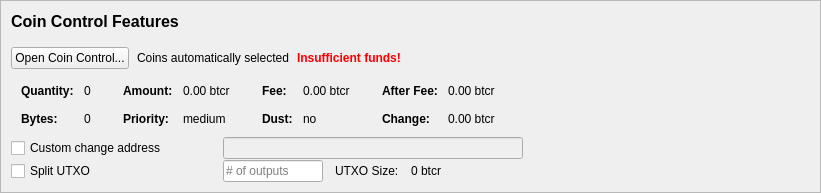
         <widget class="QFrame" name="frameCoinControl">
          <property name="sizePolicy">
           <sizepolicy hsizetype="Expanding" vsizetype="Expanding">
            <horstretch>0</horstretch>
            <verstretch>0</verstretch>
           </sizepolicy>
          </property>
          <property name="maximumSize">
           <size>
            <width>16777215</width>
            <height>16777215</height>
           </size>
          </property>
          <property name="frameShape">
           <enum>QFrame::StyledPanel</enum>
          </property>
          <property name="frameShadow">
           <enum>QFrame::Sunken</enum>
          </property>
          <layout class="QVBoxLayout" name="verticalLayoutCoinControl2">
           <property name="spacing">
            <number>0</number>
           </property>
           <property name="leftMargin">
            <number>0</number>
           </property>
           <property name="topMargin">
            <number>0</number>
           </property>
           <property name="rightMargin">
            <number>0</number>
           </property>
           <property name="bottomMargin">
            <number>0</number>
           </property>
           <item>
            <widget class="QFrame" name="frameCoinControl_BG">
             <layout class="QVBoxLayout" name="verticalLayoutCoinControl" stretch="0,0,0,0,0,0">
              <property name="spacing">
               <number>1</number>
              </property>
              <property name="leftMargin">
               <number>10</number>
              </property>
              <property name="topMargin">
               <number>10</number>
              </property>
              <item>
               <layout class="QHBoxLayout" name="horizontalLayoutCoinControl1">
                <property name="bottomMargin">
                 <number>15</number>
                </property>
                <item>
                 <layout class="QVBoxLayout" name="verticalLayout_3">
                  <property name="spacing">
                   <number>6</number>
                  </property>
                  <item>
                   <widget class="QLabel" name="labelCoinControlFeatures">
                    <property name="sizePolicy">
                     <sizepolicy hsizetype="Preferred" vsizetype="Maximum">
                      <horstretch>0</horstretch>
                      <verstretch>0</verstretch>
                     </sizepolicy>
                    </property>
                    <property name="minimumSize">
                     <size>
                      <width>0</width>
                      <height>20</height>
                     </size>
                    </property>
                    <property name="font">
                     <font>
                      <pointsize>12</pointsize>
                      <weight>75</weight>
                      <bold>true</bold>
                     </font>
                    </property>
                    <property name="styleSheet">
                     <string notr="true">font-weight:bold;</string>
                    </property>
                    <property name="text">
                     <string>Coin Control Features</string>
                    </property>
                   </widget>
                  </item>
                 </layout>
                </item>
               </layout>
              </item>
              <item>
               <layout class="QHBoxLayout" name="horizontalLayoutCoinControl2" stretch="0,0,0,0">
                <property name="spacing">
                 <number>8</number>
                </property>
                <property name="bottomMargin">
                 <number>10</number>
                </property>
                <item>
                 <widget class="QPushButton" name="pushButtonCoinControl">
                  <property name="styleSheet">
                   <string notr="true"/>
                  </property>
                  <property name="text">
                   <string>Open Coin Control...</string>
                  </property>
                  <property name="autoDefault">
                   <bool>false</bool>
                  </property>
                 </widget>
                </item>
                <item>
                 <widget class="QLabel" name="labelCoinControlAutomaticallySelected">
                  <property name="text">
                   <string>Coins automatically selected</string>
                  </property>
                  <property name="margin">
                   <number>5</number>
                  </property>
                 </widget>
                </item>
                <item>
                 <widget class="QLabel" name="labelCoinControlInsuffFunds">
                  <property name="font">
                   <font>
                    <weight>75</weight>
                    <bold>true</bold>
                   </font>
                  </property>
                  <property name="styleSheet">
                   <string notr="true">color:red;font-weight:bold;</string>
                  </property>
                  <property name="text">
                   <string>Insufficient funds!</string>
                  </property>
                  <property name="margin">
                   <number>5</number>
                  </property>
                 </widget>
                </item>
                <item>
                 <spacer name="horizontalSpacerCoinControl">
                  <property name="orientation">
                   <enum>Qt::Horizontal</enum>
                  </property>
                  <property name="sizeHint" stdset="0">
                   <size>
                    <width>40</width>
                    <height>1</height>
                   </size>
                  </property>
                 </spacer>
                </item>
               </layout>
              </item>
              <item>
               <widget class="QWidget" name="widgetCoinControl" native="true">
                <property name="sizePolicy">
                 <sizepolicy hsizetype="Preferred" vsizetype="Preferred">
                  <horstretch>0</horstretch>
                  <verstretch>0</verstretch>
                 </sizepolicy>
                </property>
                <property name="minimumSize">
                 <size>
                  <width>0</width>
                  <height>0</height>
                 </size>
                </property>
                <property name="styleSheet">
                 <string notr="true"/>
                </property>
                <layout class="QHBoxLayout" name="horizontalLayoutCoinControl5">
                 <property name="leftMargin">
                  <number>0</number>
                 </property>
                 <property name="topMargin">
                  <number>0</number>
                 </property>
                 <property name="rightMargin">
                  <number>0</number>
                 </property>
                 <property name="bottomMargin">
                  <number>0</number>
                 </property>
                 <item>
                  <layout class="QHBoxLayout" name="horizontalLayoutCoinControl3" stretch="0,0,0,1">
                   <property name="spacing">
                    <number>20</number>
                   </property>
                   <property name="topMargin">
                    <number>0</number>
                   </property>
                   <property name="bottomMargin">
                    <number>10</number>
                   </property>
                   <item>
                    <layout class="QFormLayout" name="formLayoutCoinControl1">
                     <property name="horizontalSpacing">
                      <number>10</number>
                     </property>
                     <property name="verticalSpacing">
                      <number>14</number>
                     </property>
                     <property name="leftMargin">
                      <number>10</number>
                     </property>
                     <property name="topMargin">
                      <number>4</number>
                     </property>
                     <property name="rightMargin">
                      <number>6</number>
                     </property>
                     <item row="0" column="0">
                      <widget class="QLabel" name="labelCoinControlQuantityText">
                       <property name="font">
                        <font>
                         <weight>75</weight>
                         <bold>true</bold>
                        </font>
                       </property>
                       <property name="text">
                        <string>Quantity:</string>
                       </property>
                       <property name="margin">
                        <number>0</number>
                       </property>
                      </widget>
                     </item>
                     <item row="0" column="1">
                      <widget class="QLabel" name="labelCoinControlQuantity">
                       <property name="cursor">
                        <cursorShape>IBeamCursor</cursorShape>
                       </property>
                       <property name="contextMenuPolicy">
                        <enum>Qt::ActionsContextMenu</enum>
                       </property>
                       <property name="text">
                        <string notr="true">0</string>
                       </property>
                       <property name="margin">
                        <number>0</number>
                       </property>
                       <property name="textInteractionFlags">
                        <set>Qt::LinksAccessibleByMouse|Qt::TextSelectableByKeyboard|Qt::TextSelectableByMouse</set>
                       </property>
                      </widget>
                     </item>
                     <item row="1" column="0">
                      <widget class="QLabel" name="labelCoinControlBytesText">
                       <property name="font">
                        <font>
                         <weight>75</weight>
                         <bold>true</bold>
                        </font>
                       </property>
                       <property name="text">
                        <string>Bytes:</string>
                       </property>
                      </widget>
                     </item>
                     <item row="1" column="1">
                      <widget class="QLabel" name="labelCoinControlBytes">
                       <property name="cursor">
                        <cursorShape>IBeamCursor</cursorShape>
                       </property>
                       <property name="contextMenuPolicy">
                        <enum>Qt::ActionsContextMenu</enum>
                       </property>
                       <property name="text">
                        <string notr="true">0</string>
                       </property>
                       <property name="textInteractionFlags">
                        <set>Qt::LinksAccessibleByMouse|Qt::TextSelectableByKeyboard|Qt::TextSelectableByMouse</set>
                       </property>
                      </widget>
                     </item>
                    </layout>
                   </item>
                   <item>
                    <layout class="QFormLayout" name="formLayoutCoinControl2">
                     <property name="horizontalSpacing">
                      <number>10</number>
                     </property>
                     <property name="verticalSpacing">
                      <number>14</number>
                     </property>
                     <property name="leftMargin">
                      <number>6</number>
                     </property>
                     <property name="topMargin">
                      <number>4</number>
                     </property>
                     <property name="rightMargin">
                      <number>6</number>
                     </property>
                     <item row="0" column="0">
                      <widget class="QLabel" name="labelCoinControlAmountText">
                       <property name="font">
                        <font>
                         <weight>75</weight>
                         <bold>true</bold>
                        </font>
                       </property>
                       <property name="text">
                        <string>Amount:</string>
                       </property>
                       <property name="margin">
                        <number>0</number>
                       </property>
                      </widget>
                     </item>
                     <item row="0" column="1">
                      <widget class="QLabel" name="labelCoinControlAmount">
                       <property name="cursor">
                        <cursorShape>IBeamCursor</cursorShape>
                       </property>
                       <property name="contextMenuPolicy">
                        <enum>Qt::ActionsContextMenu</enum>
                       </property>
                       <property name="text">
                        <string notr="true">0.00 btcr</string>
                       </property>
                       <property name="textInteractionFlags">
                        <set>Qt::LinksAccessibleByMouse|Qt::TextSelectableByKeyboard|Qt::TextSelectableByMouse</set>
                       </property>
                      </widget>
                     </item>
                     <item row="1" column="0">
                      <widget class="QLabel" name="labelCoinControlPriorityText">
                       <property name="font">
                        <font>
                         <weight>75</weight>
                         <bold>true</bold>
                        </font>
                       </property>
                       <property name="text">
                        <string>Priority:</string>
                       </property>
                      </widget>
                     </item>
                     <item row="1" column="1">
                      <widget class="QLabel" name="labelCoinControlPriority">
                       <property name="cursor">
                        <cursorShape>IBeamCursor</cursorShape>
                       </property>
                       <property name="contextMenuPolicy">
                        <enum>Qt::ActionsContextMenu</enum>
                       </property>
                       <property name="text">
                        <string>medium</string>
                       </property>
                       <property name="textInteractionFlags">
                        <set>Qt::LinksAccessibleByMouse|Qt::TextSelectableByKeyboard|Qt::TextSelectableByMouse</set>
                       </property>
                      </widget>
                     </item>
                    </layout>
                   </item>
                   <item>
                    <layout class="QFormLayout" name="formLayoutCoinControl3">
                     <property name="horizontalSpacing">
                      <number>10</number>
                     </property>
                     <property name="verticalSpacing">
                      <number>14</number>
                     </property>
                     <property name="leftMargin">
                      <number>6</number>
                     </property>
                     <property name="topMargin">
                      <number>4</number>
                     </property>
                     <property name="rightMargin">
                      <number>6</number>
                     </property>
                     <item row="0" column="0">
                      <widget class="QLabel" name="labelCoinControlFeeText">
                       <property name="font">
                        <font>
                         <weight>75</weight>
                         <bold>true</bold>
                        </font>
                       </property>
                       <property name="text">
                        <string>Fee:</string>
                       </property>
                       <property name="margin">
                        <number>0</number>
                       </property>
                      </widget>
                     </item>
                     <item row="0" column="1">
                      <widget class="QLabel" name="labelCoinControlFee">
                       <property name="cursor">
                        <cursorShape>IBeamCursor</cursorShape>
                       </property>
                       <property name="contextMenuPolicy">
                        <enum>Qt::ActionsContextMenu</enum>
                       </property>
                       <property name="text">
                        <string notr="true">0.00 btcr</string>
                       </property>
                       <property name="textInteractionFlags">
                        <set>Qt::LinksAccessibleByMouse|Qt::TextSelectableByKeyboard|Qt::TextSelectableByMouse</set>
                       </property>
                      </widget>
                     </item>
                     <item row="1" column="0">
                      <widget class="QLabel" name="labelCoinControlLowOutputText">
                       <property name="font">
                        <font>
                         <weight>75</weight>
                         <bold>true</bold>
                        </font>
                       </property>
                       <property name="text">
                        <string>Dust:</string>
                       </property>
                      </widget>
                     </item>
                     <item row="1" column="1">
                      <widget class="QLabel" name="labelCoinControlLowOutput">
                       <property name="cursor">
                        <cursorShape>IBeamCursor</cursorShape>
                       </property>
                       <property name="contextMenuPolicy">
                        <enum>Qt::ActionsContextMenu</enum>
                       </property>
                       <property name="text">
                        <string>no</string>
                       </property>
                       <property name="textInteractionFlags">
                        <set>Qt::LinksAccessibleByMouse|Qt::TextSelectableByKeyboard|Qt::TextSelectableByMouse</set>
                       </property>
                      </widget>
                     </item>
                    </layout>
                   </item>
                   <item>
                    <layout class="QFormLayout" name="formLayoutCoinControl4">
                     <property name="horizontalSpacing">
                      <number>10</number>
                     </property>
                     <property name="verticalSpacing">
                      <number>14</number>
                     </property>
                     <property name="leftMargin">
                      <number>6</number>
                     </property>
                     <property name="topMargin">
                      <number>4</number>
                     </property>
                     <property name="rightMargin">
                      <number>6</number>
                     </property>
                     <item row="0" column="0">
                      <widget class="QLabel" name="labelCoinControlAfterFeeText">
                       <property name="font">
                        <font>
                         <weight>75</weight>
                         <bold>true</bold>
                        </font>
                       </property>
                       <property name="text">
                        <string>After Fee:</string>
                       </property>
                       <property name="margin">
                        <number>0</number>
                       </property>
                      </widget>
                     </item>
                     <item row="0" column="1">
                      <widget class="QLabel" name="labelCoinControlAfterFee">
                       <property name="cursor">
                        <cursorShape>IBeamCursor</cursorShape>
                       </property>
                       <property name="contextMenuPolicy">
                        <enum>Qt::ActionsContextMenu</enum>
                       </property>
                       <property name="text">
                        <string notr="true">0.00 btcr</string>
                       </property>
                       <property name="textInteractionFlags">
                        <set>Qt::LinksAccessibleByMouse|Qt::TextSelectableByKeyboard|Qt::TextSelectableByMouse</set>
                       </property>
                      </widget>
                     </item>
                     <item row="1" column="0">
                      <widget class="QLabel" name="labelCoinControlChangeText">
                       <property name="font">
                        <font>
                         <weight>75</weight>
                         <bold>true</bold>
                        </font>
                       </property>
                       <property name="text">
                        <string>Change:</string>
                       </property>
                      </widget>
                     </item>
                     <item row="1" column="1">
                      <widget class="QLabel" name="labelCoinControlChange">
                       <property name="cursor">
                        <cursorShape>IBeamCursor</cursorShape>
                       </property>
                       <property name="contextMenuPolicy">
                        <enum>Qt::ActionsContextMenu</enum>
                       </property>
                       <property name="text">
                        <string notr="true">0.00 btcr</string>
                       </property>
                       <property name="textInteractionFlags">
                        <set>Qt::LinksAccessibleByMouse|Qt::TextSelectableByKeyboard|Qt::TextSelectableByMouse</set>
                       </property>
                      </widget>
                     </item>
                    </layout>
                   </item>
                  </layout>
                 </item>
                </layout>
               </widget>
              </item>
              <item>
               <layout class="QHBoxLayout" name="horizontalLayoutCoinControl4">
                <property name="spacing">
                 <number>12</number>
                </property>
                <property name="sizeConstraint">
                 <enum>QLayout::SetDefaultConstraint</enum>
                </property>
                <property name="topMargin">
                 <number>0</number>
                </property>
                <property name="rightMargin">
                 <number>0</number>
                </property>
                <item>
                 <widget class="QCheckBox" name="checkBoxCoinControlChange">
                  <property name="sizePolicy">
                   <sizepolicy hsizetype="Preferred" vsizetype="Preferred">
                    <horstretch>0</horstretch>
                    <verstretch>0</verstretch>
                   </sizepolicy>
                  </property>
                  <property name="minimumSize">
                   <size>
                    <width>200</width>
                    <height>0</height>
                   </size>
                  </property>
                  <property name="maximumSize">
                   <size>
                    <width>200</width>
                    <height>16777215</height>
                   </size>
                  </property>
                  <property name="toolTip">
                   <string>If this is activated, but the change address is empty or invalid, change will be sent to a newly generated address.</string>
                  </property>
                  <property name="text">
                   <string>Custom change address</string>
                  </property>
                 </widget>
                </item>
                <item>
                 <widget class="QValidatedLineEdit" name="lineEditCoinControlChange">
                  <property name="enabled">
                   <bool>false</bool>
                  </property>
                  <property name="sizePolicy">
                   <sizepolicy hsizetype="Preferred" vsizetype="Preferred">
                    <horstretch>0</horstretch>
                    <verstretch>0</verstretch>
                   </sizepolicy>
                  </property>
                  <property name="minimumSize">
                   <size>
                    <width>300</width>
                    <height>0</height>
                   </size>
                  </property>
                 </widget>
                </item>
                <item>
                 <widget class="QLabel" name="labelCoinControlChangeLabel">
                  <property name="sizePolicy">
                   <sizepolicy hsizetype="Preferred" vsizetype="Preferred">
                    <horstretch>0</horstretch>
                    <verstretch>0</verstretch>
                   </sizepolicy>
                  </property>
                  <property name="minimumSize">
                   <size>
                    <width>100</width>
                    <height>0</height>
                   </size>
                  </property>
                  <property name="text">
                   <string/>
                  </property>
                  <property name="margin">
                   <number>3</number>
                  </property>
                 </widget>
                </item>
               </layout>
              </item>
              <item>
               <layout class="QHBoxLayout" name="horizontalLayoutCoinControl6">
                <property name="spacing">
                 <number>12</number>
                </property>
                <property name="rightMargin">
                 <number>0</number>
                </property>
                <item>
                 <widget class="QCheckBox" name="splitBlockCheckBox">
                  <property name="sizePolicy">
                   <sizepolicy hsizetype="Preferred" vsizetype="Preferred">
                    <horstretch>0</horstretch>
                    <verstretch>0</verstretch>
                   </sizepolicy>
                  </property>
                  <property name="minimumSize">
                   <size>
                    <width>200</width>
                    <height>0</height>
                   </size>
                  </property>
                  <property name="maximumSize">
                   <size>
                    <width>200</width>
                    <height>16777215</height>
                   </size>
                  </property>
                  <property name="text">
                   <string>Split UTXO</string>
                  </property>
                 </widget>
                </item>
                <item>
                 <widget class="QLineEdit" name="splitBlockLineEdit">
                  <property name="sizePolicy">
                   <sizepolicy hsizetype="Preferred" vsizetype="Preferred">
                    <horstretch>50</horstretch>
                    <verstretch>0</verstretch>
                   </sizepolicy>
                  </property>
                  <property name="minimumSize">
                   <size>
                    <width>100</width>
                    <height>0</height>
                   </size>
                  </property>
                  <property name="maximumSize">
                   <size>
                    <width>100</width>
                    <height>16777215</height>
                   </size>
                  </property>
                  <property name="placeholderText">
                   <string># of outputs</string>
                  </property>
                 </widget>
                </item>
                <item>
                 <widget class="QLabel" name="labelBlockSizeText">
                  <property name="text">
                   <string>UTXO Size:</string>
                  </property>
                 </widget>
                </item>
                <item>
                 <widget class="QLabel" name="labelBlockSize">
                  <property name="text">
                   <string>0 btcr</string>
                  </property>
                 </widget>
                </item>
                <item>
                 <spacer name="horizontalSpacer_7">
                  <property name="orientation">
                   <enum>Qt::Horizontal</enum>
                  </property>
                  <property name="sizeHint" stdset="0">
                   <size>
                    <width>40</width>
                    <height>20</height>
                   </size>
                  </property>
                 </spacer>
                </item>
               </layout>
              </item>
              <item>
               <spacer name="verticalSpacerCoinControl">
                <property name="orientation">
                 <enum>Qt::Vertical</enum>
                </property>
                <property name="sizeHint" stdset="0">
                 <size>
                  <width>800</width>
                  <height>1</height>
                 </size>
                </property>
               </spacer>
              </item>
             </layout>
            </widget>
           </item>
          </layout>
         </widget>
